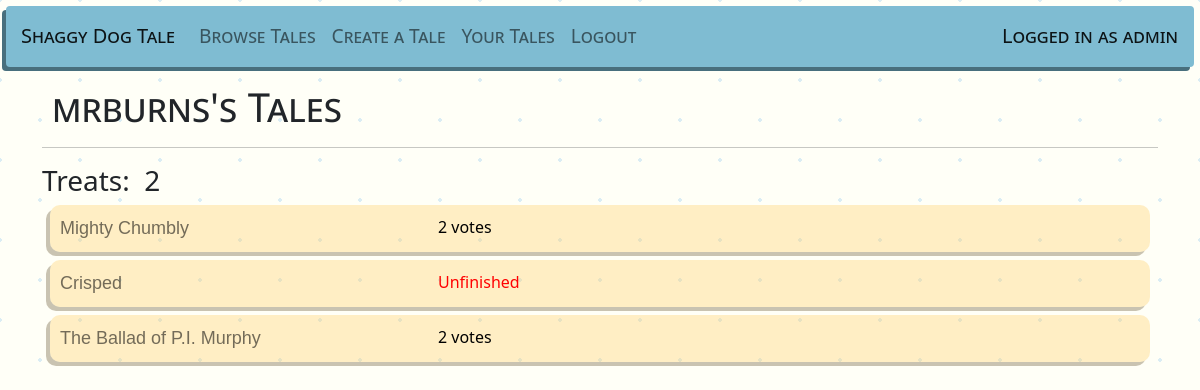
Page /shaggydogtale/contributed/8 (signed in) on the committed database.
### shaggydogtale/models.py (models this page shows, shortened)
class Contribution(models.Model):
    user = models.ForeignKey(User, related_name='contributions', on_delete=models.CASCADE)
    story = models.ForeignKey(Story, related_name='contributions', on_delete=models.CASCADE)
    section = models.CharField(max_length=1) # b = beginning, m = middle, e = end

class Story(models.Model):
    title = models.CharField(max_length=100)
    beginning = models.TextField(max_length=2000)
    middle = models.TextField(max_length=2000)
    end = models.TextField(max_length=2000)

### shaggydogtale/views.py (the view)
# urls.py: path('contributed', views.Contributed, name="contributed"),
def Contributed(request, user_id=None):
    title = None
    if user_id == None:
        contributions = Contribution.objects.filter(user = request.user)
        title = 'Your Tales'
    else:
        user = User.objects.get(id=user_id)
        contributions = Contribution.objects.filter(user = user)
        title = f'{user.username}\'s Tales'
    rating = 0
    for contribution in contributions.all():
        for vote in contribution.story.votes.all():
            rating += vote.vote
    context = {
        'title': title,
        'contributions': contributions,
        'rating': rating
    }
    return render(request, 'shaggydogtale/contributed.html', context)

### shaggydogtale/templates/shaggydogtale/contributed.html
{% extends 'shaggydogtale/base.html' %}
{% block body %}
<div class="container">
    <div class="row">
        <div class="col">
            <h1 class="page-title">{{title}}</h1>
            <hr>
            <h3>Treats:&nbsp;<img src="https://cdn-icons-png.flaticon.com/512/5793/5793514.png" alt="" width="25px"> {{rating}}</h3>
                {% for contribution in contributions %}<div class="story-item">
                    <div class="col">
                        <a class="story" href="{% url 'shaggydogtale:view' contribution.story.id %}">{{contribution.story.title}}</a>
                    </div>
                    <div class="col">
                        {% if contribution.story.contributions.count < 3 %}
                            <div style="color: red">Unfinished</div>
                        {% else %}
                            {{contribution.story.votes.count}} votes
                        {% endif %}
                    </div>
                </div>
                {% endfor %}
        </div>
    </div>
</div>
{% endblock body %}

### shaggydogtale/templates/shaggydogtale/base.html (shortened to what this page needs)
{% load static %}
<!DOCTYPE html>
<html lang="en">
<head>
    <link rel="stylesheet" href="{% static 'shaggydogtale/style.css' %}">
    <link href="https://cdn.jsdelivr.net/npm/bootstrap@5.2.2/dist/css/bootstrap.min.css" rel="stylesheet">
</head>
<body class="background">
    <nav class="navbar sticky-top navbar-expand-lg navbar-light navbar-custom">
        <a class="navbar-brand nav-margin" href="{% url 'shaggydogtale:browse' %}">Shaggy Dog Tale</a>
        <div class="collapse navbar-collapse" id="navbarNav">
          <ul class="navbar-nav">
            <li class="nav-item">
              <a class="nav-link" href="{% url 'shaggydogtale:browse' %}">Browse Tales</a>
            </li>
            {% if user.is_authenticated %}
            <li class="nav-item">
              <a class="nav-link" href="{% url 'shaggydogtale:create' %}">Create a Tale</a>
            </li>
            {% endif %}
            {% if user.is_authenticated %}
              <li class="nav-item">
                <a class="nav-link" href="{% url 'shaggydogtale:contributed' %}">Your Tales</a>
              </li>
              <li class="nav-item">
                <a class="nav-link" href="{% url 'logout' %}">Logout</a>
              </li>
            {% else %}
              <li class="nav-item">
                <a class="nav-link" href="{% url 'login' %}">Login</a>
              </li>
            {% endif %}
          </ul>
        </div>
        {% if user.is_authenticated %}
          <div class="navbar-brand nav-margin">Logged in as {{user}}</div>
        {% else %}
          <div class="navbar-brand nav-margin">Logged out</div>
        {% endif %}
    </nav>
    {% block body %}
    {% endblock body %}
</body>
</html>

### shaggydogtale/static/shaggydogtale/style.css (style rules this page uses)
a.story:link { color:#0000008C; font-family: Verdana, Geneva, Tahoma, sans-serif; font-weight: 500; font-size: large; text-decoration:none; }
.page-title { font-family:'Segoe UI', Tahoma, Geneva, Verdana, sans-serif; font-weight:400; font-variant: small-caps; text-rendering:geometricPrecision; margin: 10px; }
.navbar-custom { background-color: #7FBCD2; color: black; font-family: 'Segoe UI', Tahoma, Geneva, Verdana, sans-serif; font-weight: 400; font-size: larger; font-variant: small-caps; text-rendering: optimizeLegibility; box-shadow: -4px 4px #486f7d; margin: 6px; border-radius: 4px; }
.nav-margin { margin-left: 15px; margin-right: 15px; }
.story-item { background-color: #ffca5953; margin: 8px; padding: 10px; box-shadow: -4px 4px #5a472053; border-radius: 10px; color: black; font-family: 'Segoe UI', Tahoma, Geneva, Verdana, sans-serif; display: grid; grid-template-columns: 35% 65%; }
.background { background-color: #fffff7; opacity: 1; background-image: radial-gradient(#dbedf4 2px, transparent 2px), radial-gradient(#dbedf4 2px, #fffff7 2px); background-size: 80px 80px; background-position: 0 0,40px 40px; }

### rows in the picture
Contribution: story "Mighty Chumbly", story.votes.count "2"
Contribution: story "Crisped", shows "Unfinished"
Contribution: story "The Ballad of P.I. Murphy", story.votes.count "2"

### other values in the picture
{{ user }} "admin"
{{ title }} "mrburns's Tales"
{{ rating }} "2"
